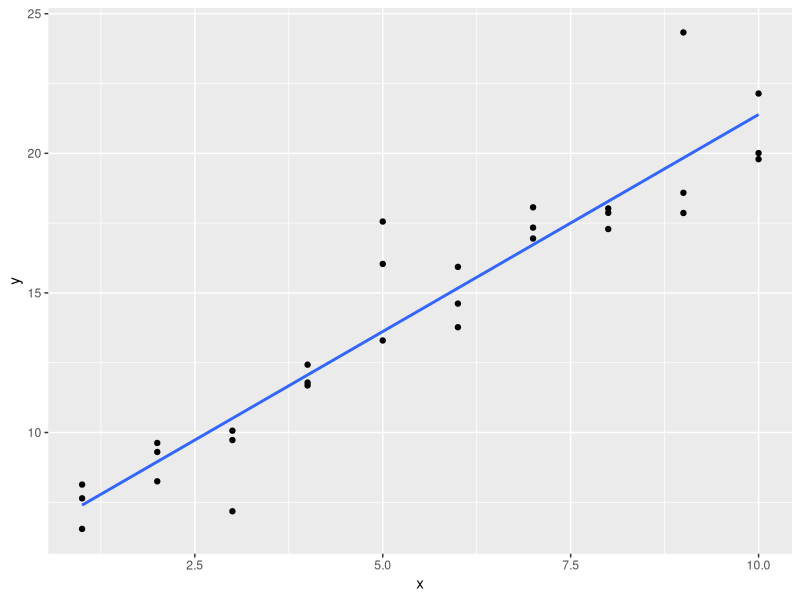
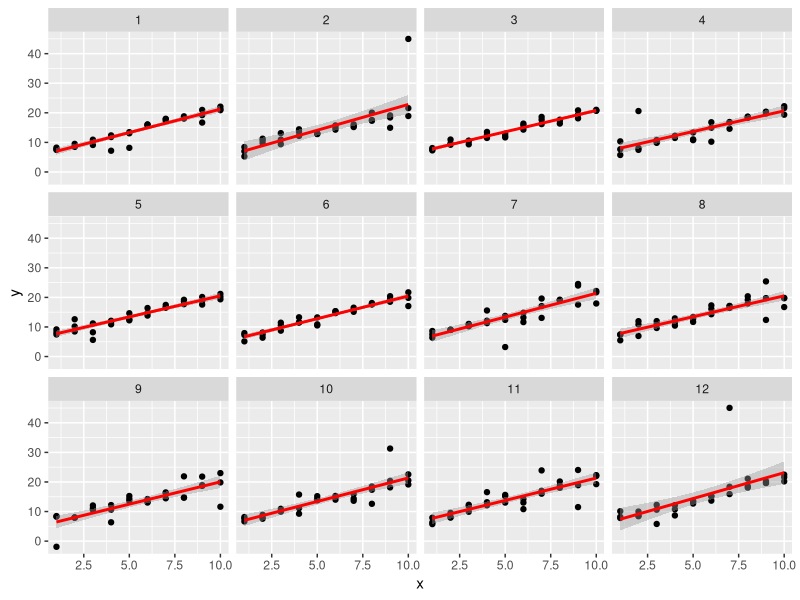
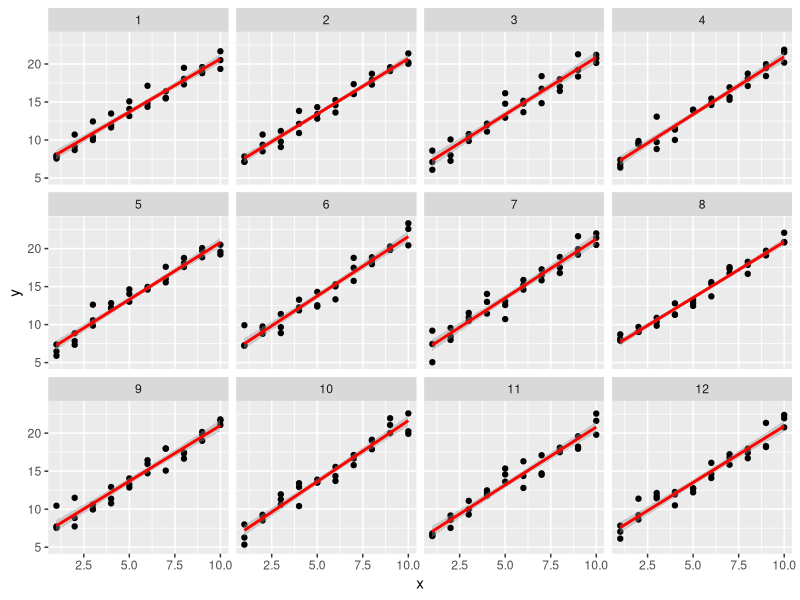
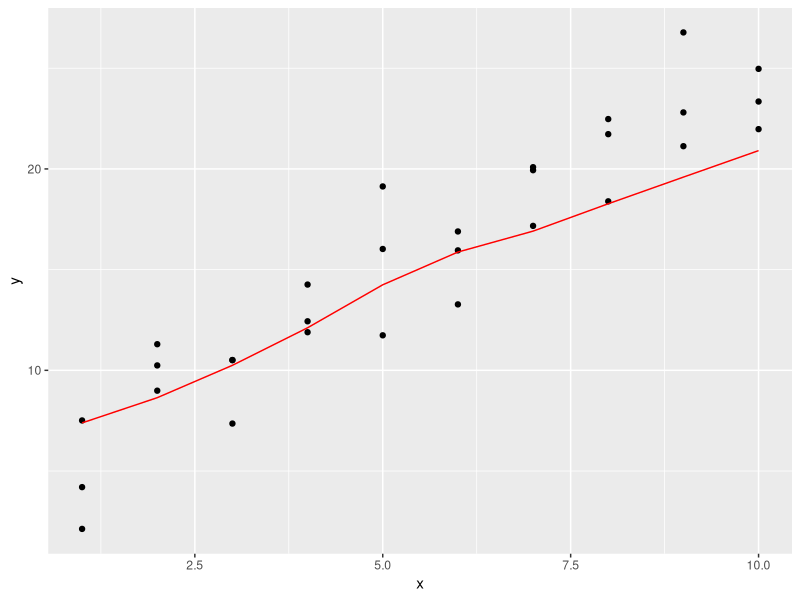
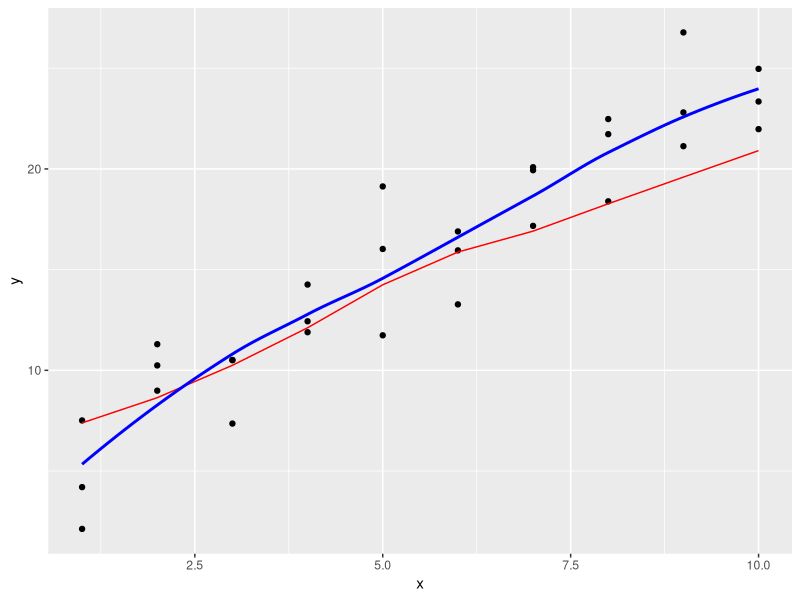
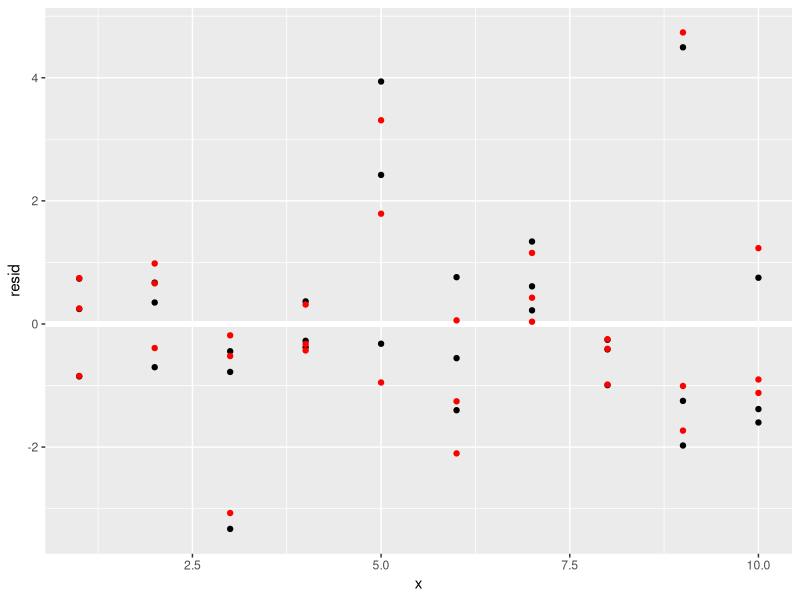
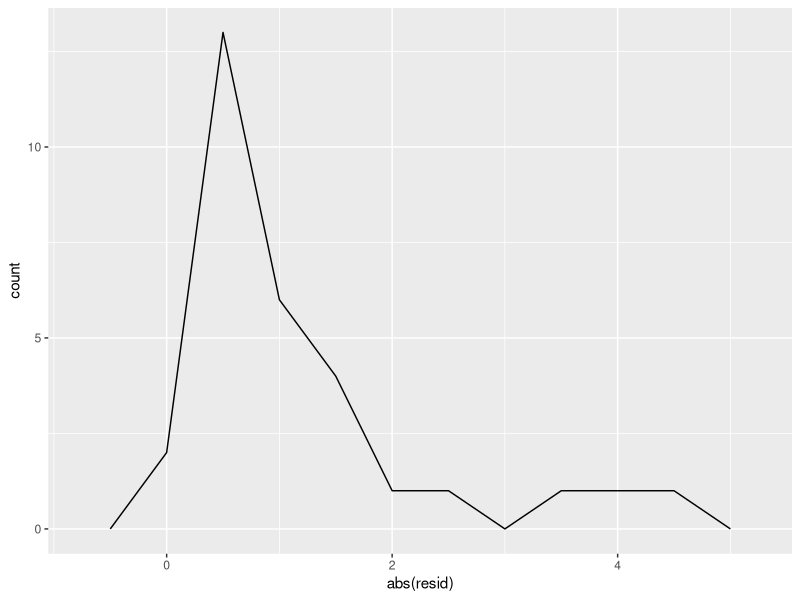
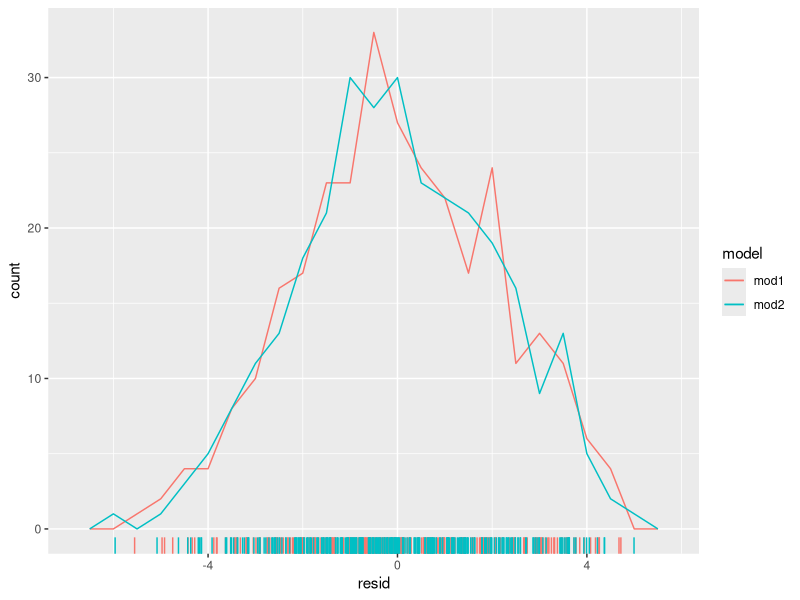

The R source for these figures, in order:
## ---- chunk 1
library(tibble)
library(ggplot2)
library(purrr)
library(modelr)
library(tidyr)
library(dplyr)
library(stringr)
## ---- chunk 2
sim1a <- tibble(
  x = rep(1:10, each = 3),
  y = x * 1.5 + 6 + rt(length(x), df = 2)
)
## ---- chunk 3
ggplot(sim1a, aes(x = x, y = y)) +
  geom_point() +
  geom_smooth(method = "lm", se = FALSE)
## ---- chunk 4
simt <- function(i) {
  tibble(
    x = rep(1:10, each = 3),
    y = x * 1.5 + 6 + rt(length(x), df = 2),
    .id = i
  )
}

sims <- map_df(1:12, simt)

ggplot(sims, aes(x = x, y = y)) +
  geom_point() +
  geom_smooth(method = "lm", colour = "red") +
  facet_wrap(~.id, ncol = 4)
## ---- chunk 5
sim_norm <- function(i) {
  tibble(
    x = rep(1:10, each = 3),
    y = x * 1.5 + 6 + rnorm(length(x)),
    .id = i
  )
}

simdf_norm <- map_df(1:12, sim_norm)

ggplot(simdf_norm, aes(x = x, y = y)) +
  geom_point() +
  geom_smooth(method = "lm", colour = "red") +
  facet_wrap(~.id, ncol = 4)
## ---- chunk 6
pnorm(2, lower.tail = FALSE)
## ---- chunk 7
pt(2, df = 2, lower.tail = FALSE)
## ---- chunk 8
medir_distancia <- function(modelo, datos) {
  diferencia <- datos$y - modelo1(modelo, datos)
  mean(abs(diferencia))
}
## ---- chunk 9
modelo1 <- function(a, datos) {
  a[1] + datos$x * a[2]
}

beta <- optim(c(0, 0), medir_distancia, datos = sim1a)
beta$par
## ---- chunk 10
medir_distancia_ml <- function(modelo, datos) {
  diferencia <- datos$y - (modelo[1] + modelo[2] * datos$x)
  sqrt(mean(diferencia^2))
}

beta <- optim(c(0, 0), medir_distancia_ml, datos = sim1a)
beta$par
## ---- chunk 11
modelo3 <- function(a, datos) {
  a[1] + datos$x * a[2] + a[3]
}
## ---- chunk 12
medir_distancia_3_ml <- function(a, datos) {
  diferencia <- datos$y - modelo3(a, datos)
  sqrt(mean(diferencia^2))
}
## ---- chunk 13
beta_000 <- optim(c(0, 0, 0), medir_distancia_3_ml, datos = sim1a)
beta_000$par
## ---- chunk 14
beta_001 <- optim(c(0, 0, 1), medir_distancia_3_ml, datos = sim1a)
beta_001$par
## ---- chunk 15
beta_005 <- optim(c(0, 0, 5), medir_distancia_3_ml, datos = sim1a)
beta_005$par
## ---- chunk 16
sim1_loess <- loess(y ~ x, data = sim1a)
sim1_lm <- lm(y ~ x, data = sim1a)

grid_loess <- sim1a %>%
  add_predictions(sim1_loess)

sim1a <- sim1a %>%
  add_residuals(sim1_lm) %>%
  add_predictions(sim1_lm) %>%
  add_residuals(sim1_loess, var = "resid_loess") %>%
  add_predictions(sim1_loess, var = "pred_loess")
## ---- chunk 17
plot_sim1_loess <- ggplot(sim1, aes(x = x, y = y)) +
  geom_point() +
  geom_line(aes(x = x, y = pred), data = grid_loess, colour = "red")

plot_sim1_loess
## ---- chunk 18
plot_sim1_loess +
  geom_smooth(method = "loess", colour = "blue", se = FALSE, alpha = 0.20)
## ---- chunk 19
ggplot(sim1a, aes(x = x)) +
  geom_ref_line(h = 0) +
  geom_point(aes(y = resid)) +
  geom_point(aes(y = resid_loess), colour = "red")
## ---- chunk 20
sim1_mod <- lm(y ~ x, data = sim1)

grid <- sim1 %>%
  data_grid(x)
## ---- chunk 21
grid %>%
  add_predictions(sim1_mod, var = "pred_lm") %>%
  add_predictions(sim1_loess, var = "pred_loess")
## ---- chunk 22
grid %>%
  gather_predictions(sim1_mod, sim1_loess)
## ---- chunk 23
grid %>%
  spread_predictions(sim1_mod, sim1_loess)
## ---- chunk 24
grid %>%
  gather_predictions(sim1_mod, sim1_loess) %>%
  spread(model, pred)
## ---- chunk 25
sim1_mod <- lm(y ~ x, data = sim1a)

sim1 <- sim1 %>%
  add_residuals(sim1_mod)

ggplot(sim1a, aes(x = abs(resid))) +
  geom_freqpoly(binwidth = 0.5)
## ---- chunk 26
mod2a <- lm(y ~ x - 1, data = sim2)

mod2 <- lm(y ~ x, data = sim2)
## ---- chunk 27
grid <- sim2 %>%
  data_grid(x) %>%
  spread_predictions(mod2, mod2a)

grid
## ---- chunk 28
x3 <- model_matrix(y ~ x1 * x2, data = sim3)
x3
## ---- chunk 29
all(x3[["x1:x2b"]] == (x3[["x1"]] * x3[["x2b"]]))
## ---- chunk 30
all(x3[["x1:x2c"]] == (x3[["x1"]] * x3[["x2c"]]))
all(x3[["x1:x2d"]] == (x3[["x1"]] * x3[["x2d"]]))
## ---- chunk 31
x4 <- model_matrix(y ~ x1 * x2, data = sim4)
x4
## ---- chunk 32
all(x4[["x1"]] * x4[["x2"]] == x4[["x1:x2"]])
## ---- chunk 33
levels(sim3$x2)
## ---- chunk 34
model_matrix_mod1 <- function(.data) {
  mutate(.data,
    x2b = as.numeric(x2 == "b"),
    x2c = as.numeric(x2 == "c"),
    x2d = as.numeric(x2 == "d"),
    `(Intercept)` = 1
  ) %>%
    select(`(Intercept)`, x1, x2b, x2c, x2d)
}

model_matrix_mod1(sim3)
## ---- chunk 35
model_matrix_mod1b <- function(.data) {
  # niveles de x2
  lvls <- levels(.data$x2)
  
  # borramos el primer nivel (es de referencia)
  # asumimos que hay al menos dos niveles
  lvls <- lvls[2:length(lvls)]
  
  # creamos una variable binaria para cada nivel de x2
  for (lvl in lvls) {
    varname <- str_c("x2", lvl)
    .data[[varname]] <- as.numeric(.data$x2 == lvl)
  }
  
  # generamos una lista de las variables que se mantienen
  x2_variables <- str_c("x2", lvls)
  
  # agregamos el intercepto
  .data[["(Intercept)"]] <- 1
  
  # mantenemos las variables binarias x1 y x2
  select(.data, `(Intercept)`, x1, one_of(x2_variables))
}

model_matrix_mod1b(sim3)
## ---- chunk 36
model_matrix_mod2 <- function(.data) {
  mutate(.data,
    `(Intercept)` = 1,
    x2b = as.numeric(x2 == "b"),
    x2c = as.numeric(x2 == "c"),
    x2d = as.numeric(x2 == "d"),
    `x1:x2b` = x1 * x2b,
    `x1:x2c` = x1 * x2c,
    `x1:x2d` = x1 * x2d
  ) %>%
    select(`(Intercept)`, x1, x2b, x2c, x2d, `x1:x2b`, `x1:x2c`, `x1:x2d`)
}

model_matrix_mod2(sim3)
## ---- chunk 37
model_matrix_mod2b <- function(.data) {
  # partimos de la base del modelo x1 + x2
  out <- model_matrix_mod1b(.data)
  
  # tomamos las columnas que contienen "x2"
  x2cols <- str_subset(colnames(out), "^x2")
  
  # creamos las variables de interacción
  for (varname in x2cols) {
    newvar <- str_c("x1:", varname)
    out[[newvar]] <- out$x1 * out[[varname]]
  }
  
  out
}

model_matrix_mod2b(sim3)
## ---- chunk 38
mod1 <- lm(y ~ x1 + x2, data = sim4)
mod2 <- lm(y ~ x1 * x2, data = sim4)
## ---- chunk 39
sim4_mods <- gather_residuals(sim4, mod1, mod2)
## ---- chunk 40

ggplot(sim4_mods, aes(x = resid, colour = model)) +
  geom_freqpoly(binwidth = 0.5) +
  geom_rug()

ggplot(sim4_mods, aes(x = abs(resid), colour = model)) +
  geom_freqpoly(binwidth = 0.5) +
  geom_rug()
## ---- chunk 41
sim4_mods %>%
  group_by(model) %>%
  summarise(resid = sd(resid))
